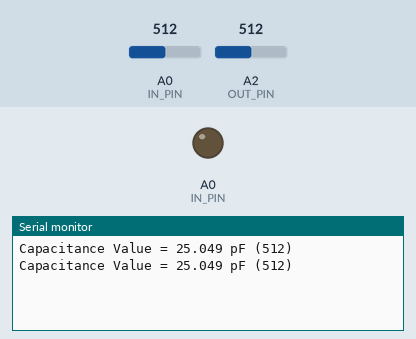
This sketch was run on a simulated Arduino Uno, built with avr-gcc and run on an emulated ATmega328P. Parts: output pins drawn as LEDs (lit = HIGH), the last lines printed to the serial monitor. Inputs (shaded band) come from the test bench; at power-on: A0 (IN_PIN) = 512, A2 (OUT_PIN) = 512. Pins used as bus, display or sensor lines are not drawn.

Above: at 1.8 s.
1.9 s: A0 (IN_PIN) set to 986
At 2.8 s:
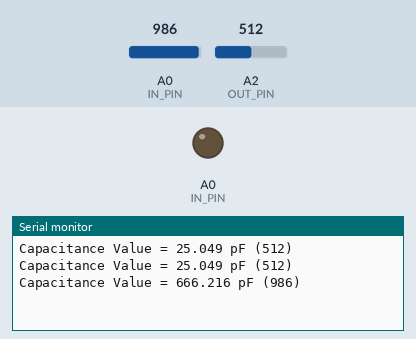
3.4 s: A0 (IN_PIN) set to 1007
At 4.7 s:
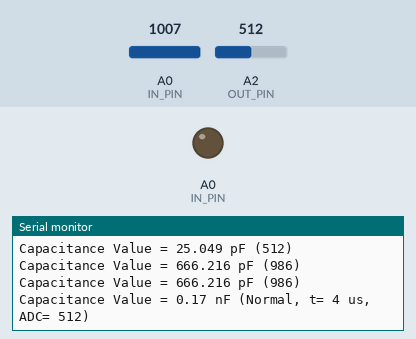

Measured:
- the behaviour switches between 999 and 1000 on A0 (IN_PIN) (found by bisection; images 1 and 2)
- after the input at 1.9 s, the serial monitor: prints a new line after 0.10 s (image 1)
- after the input at 3.4 s, the serial monitor: prints a new line after 0.60 s (image 2)

The sketch:

BP_CAP_METER.ino
```cpp
// Source: https://wordpress.codewrite.co.uk/pic/2014/01/25/capacitance-meter-mk-ii/
// Measures from 1pF to over 1000uF – with no external components!
// When testing electrolytics make sure that you connect the +ve end to A2 and the negative end to A0.
const int OUT_PIN = A2;
const int IN_PIN = A0;

//Capacitance between IN_PIN and Ground
//Stray capacitance value will vary from board to board.
//Calibrate this value using known capacitor.
const float IN_STRAY_CAP_TO_GND = 25.00;
const float IN_CAP_TO_GND  = IN_STRAY_CAP_TO_GND;
//Pullup resistance will vary depending on board.
//Calibrate this with known capacitor.
const float R_PULLUP = 34.8;  //in k ohms
const int MAX_ADC_VALUE = 1023;

void setup()
{
  pinMode(OUT_PIN, OUTPUT);
  //digitalWrite(OUT_PIN, LOW);  //This is the default state for outputs
  pinMode(IN_PIN, OUTPUT);
  //digitalWrite(IN_PIN, LOW);

  Serial.begin(9600);
}

void loop()
{
    //Capacitor under test between OUT_PIN and IN_PIN
    //Rising high edge on OUT_PIN
    pinMode(IN_PIN, INPUT);
    digitalWrite(OUT_PIN, HIGH);
    int val = analogRead(IN_PIN);
    digitalWrite(OUT_PIN, LOW);

    if (val < 1000)
    {
      //Low value capacitor
      //Clear everything for next measurement
      pinMode(IN_PIN, OUTPUT);

      //Calculate and print result

      float capacitance = (float)val * IN_CAP_TO_GND / (float)(MAX_ADC_VALUE - val);

      Serial.print(F("Capacitance Value = "));
      Serial.print(capacitance, 3);
      Serial.print(F(" pF ("));
      Serial.print(val);
      Serial.println(F(") "));
    }
    else
    {
      //Big capacitor - so use RC charging method

      //discharge the capacitor (from low capacitance test)
      pinMode(IN_PIN, OUTPUT);
      delay(1);

      //Start charging the capacitor with the internal pullup
      pinMode(OUT_PIN, INPUT_PULLUP);
      unsigned long u1 = micros();
      unsigned long t;
      int digVal;

      //Charge to a fairly arbitrary level mid way between 0 and 5V
      //Best not to use analogRead() here because it's not really quick enough
      do
      {
        digVal = digitalRead(OUT_PIN);
        unsigned long u2 = micros();
        t = u2 > u1 ? u2 - u1 : u1 - u2;
      } while ((digVal < 1) && (t < 400000L));

      pinMode(OUT_PIN, INPUT);  //Stop charging
      //Now we can read the level the capacitor has charged up to
      val = analogRead(OUT_PIN);

      //Discharge capacitor for next measurement
      digitalWrite(IN_PIN, HIGH);
      int dischargeTime = (int)(t / 1000L) * 5;
      delay(dischargeTime);    //discharge slowly to start with
      pinMode(OUT_PIN, OUTPUT);  //discharge remainder quickly
      digitalWrite(OUT_PIN, LOW);
      digitalWrite(IN_PIN, LOW);

      //Calculate and print result
      float capacitance = -(float)t / R_PULLUP
                              / log(1.0 - (float)val / (float)MAX_ADC_VALUE);

      Serial.print(F("Capacitance Value = "));
      if (capacitance > 1000.0)
      {
        Serial.print(capacitance / 1000.0, 2);
        Serial.print(F(" uF"));
      }
      else
      {
        Serial.print(capacitance, 2);
        Serial.print(F(" nF"));
      }

      Serial.print(F(" ("));
      Serial.print(digVal == 1 ? F("Normal") : F("HighVal"));
      Serial.print(F(", t= "));
      Serial.print(t);
      Serial.print(F(" us, ADC= "));
      Serial.print(val);
      Serial.println(F(")"));
    }
    while (millis() % 1000 != 0)
      ;
}
```
